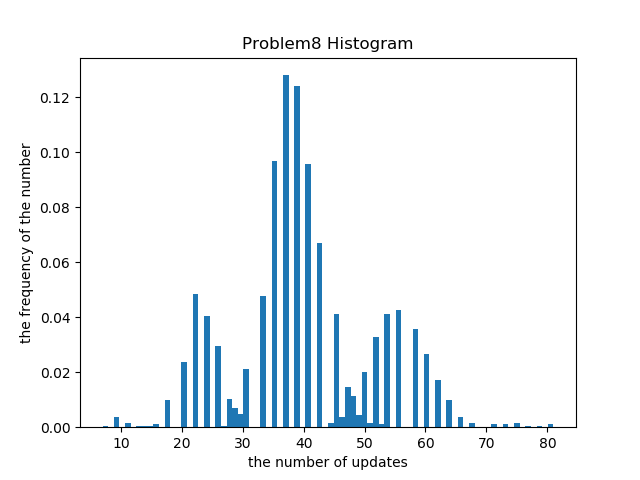

Write Python code to recreate this figure.
# -*- coding: utf-8 -*-
import random
import matplotlib.pyplot as plt
import numpy as np

def multiply(answer, data):
    y=0.0
    for i in range(5):
        y+=answer[i]*data[i]
    return y

def sign(y):
    if y>0:
        return 1.0
    else:
        return -1.0

fptr = open("PLA_Data1.txt" , "r")
data_list=[ ]
temp_list=[ ]
for line in fptr:
    temp_list=([float(x) for x in line.split()])
    temp_list.insert(0, float(1))
    data_list.append(temp_list)
fptr.close()
data_size=len(data_list)

all_ctime=[ ]
sum_ctime=0.0
for i in range(2000):
    random_index=list(range(data_size))
    random.shuffle(random_index)
    index=0
    correct_case_n=0
    correct_time=0
    weigh=[0.0, 0.0, 0.0, 0.0, 0.0]
    while correct_case_n != data_size:
        if data_list[random_index[index]][5] == sign( multiply(weigh, data_list[random_index[index]]) ):
            correct_case_n+=1
        else:
            for i in range(5):
                weigh[i]+=data_list[random_index[index]][5]*data_list[random_index[index]][i]
            correct_case_n=0
            correct_time+=1
        index+=1
        if index == data_size:
            index=0
    all_ctime.append(correct_time)
    sum_ctime+=correct_time
print(sum_ctime/2000)
graph=np.array(all_ctime)
plt.hist(graph, bins=80, normed=1)
plt.title("Problem8 Histogram")
plt.ylabel("the frequency of the number")
plt.xlabel("the number of updates")
plt.show()
